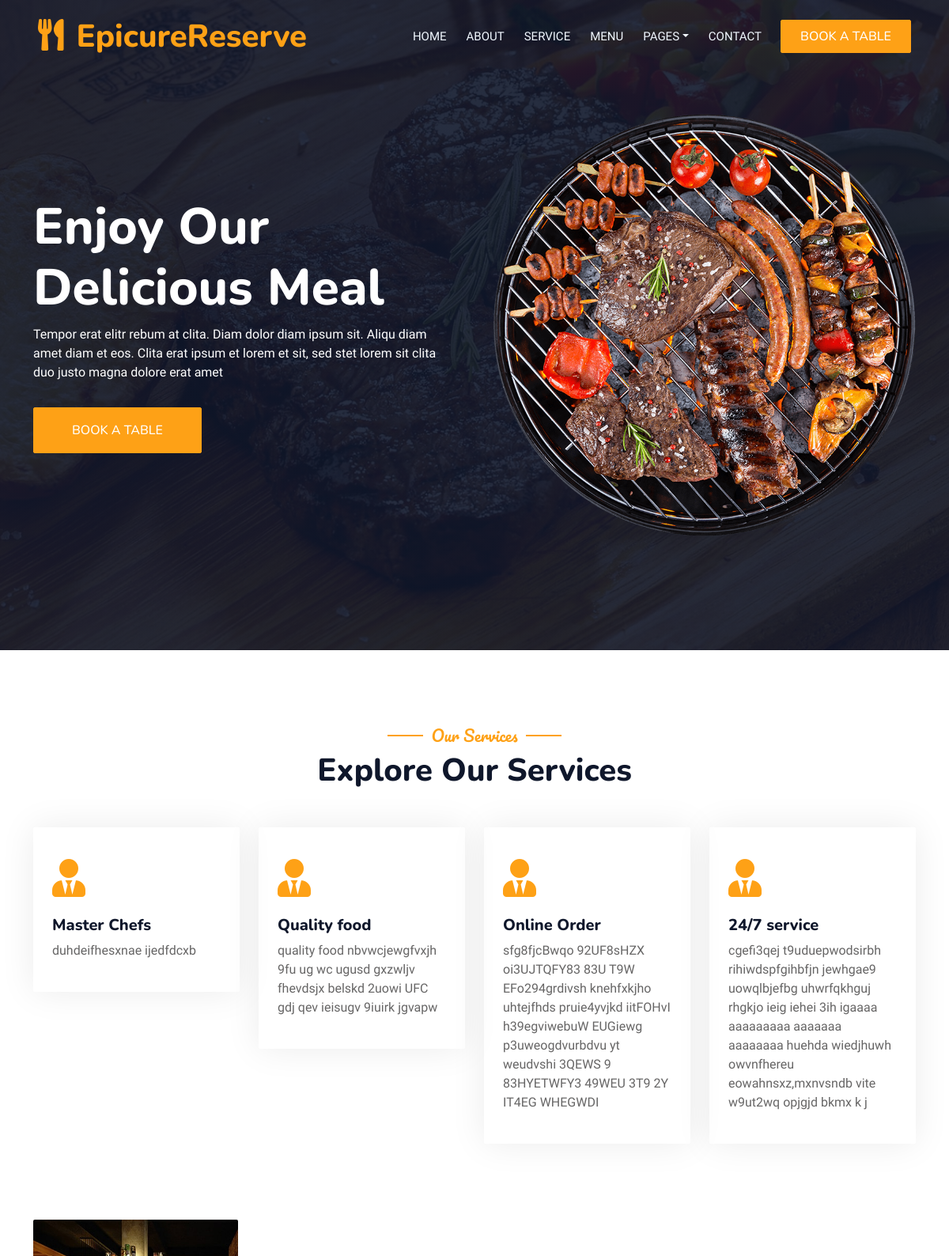
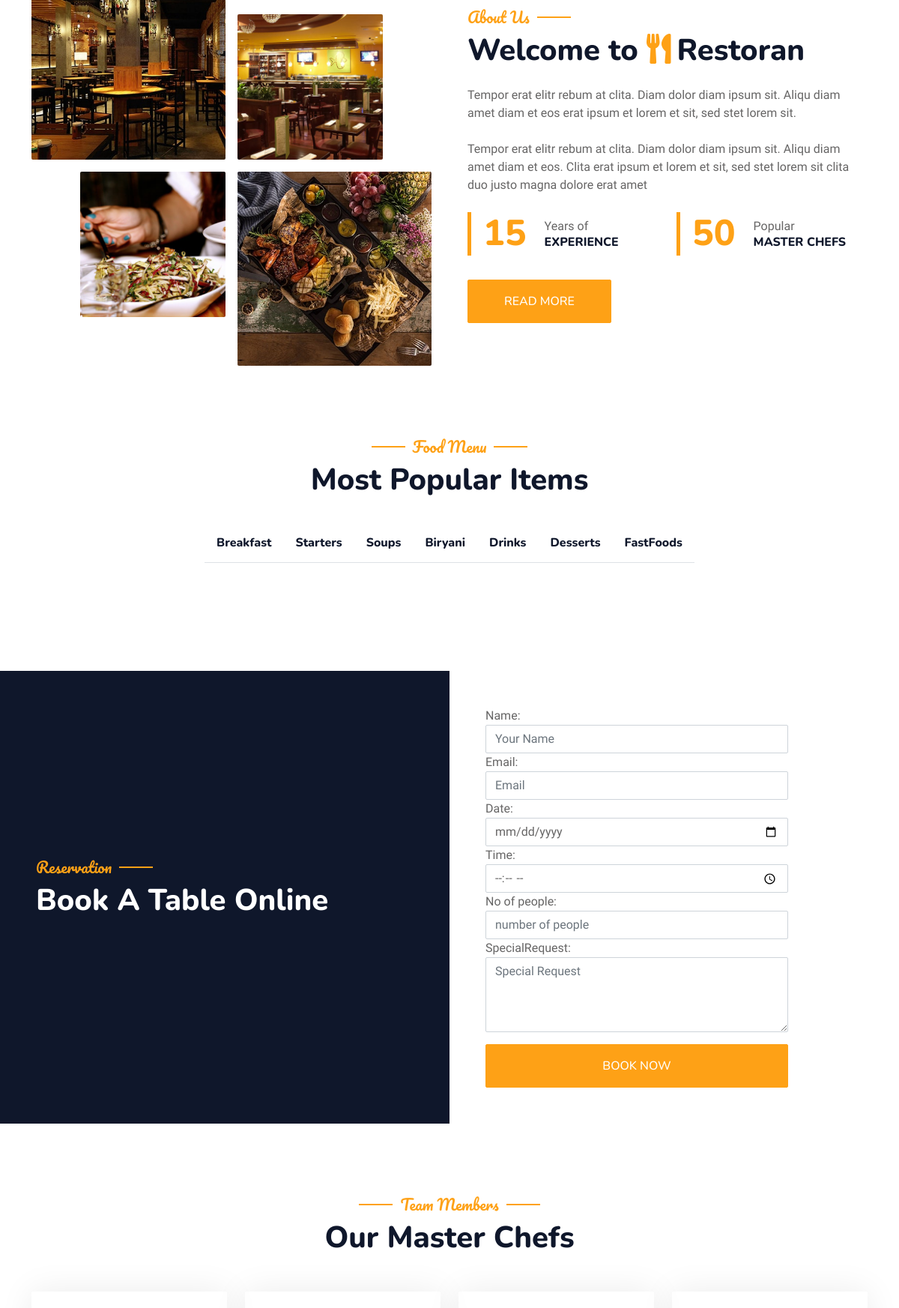
The page / (upper part) on the database its author committed (2 pictures, top to bottom).
### service/models.py (models this page shows, shortened)
class Services(models.Model):
    name = models.CharField(max_length=50)
    description = models.TextField(max_length=500)
    class Meta:
        verbose_name = "service"
        verbose_name_plural = "services"

### booking/models.py (models this page shows)
class Category(models.Model):
    name = models.CharField(max_length = 50)
    def __str__(self):
        return self.name
    class Meta:
        verbose_name = "Category"
        verbose_name_plural = "Categories"

### home/views.py (the view)
# urls.py: path('', views.home_view, name = 'home_view'),
def home_view(request):
    menu_list = Menu.objects.all()
    categories = Category.objects.all()
    services = Services.objects.all()
    team_members = Team.objects.all()
    testimonial_list = Testimonial.objects.all()
    reserve_form = ReserveTableForm()
    if request.method == 'POST':
        reserve_form = ReserveTableForm(request.POST)
        if reserve_form.is_valid():
            reserve_form.save()
    reserve_form = ReserveTableForm()
    context = {
        'menu_list' : menu_list,
        'categories' : categories,
        'services' : services,
        'team_members' : team_members,
        'testimonial_list' : testimonial_list,
        'reserve_form' : reserve_form,
    }
    return render(request, 'home/home.html', context)

### reservation/forms.py (shortened to what this page needs)
class ReserveTableForm(forms.ModelForm):
    class Meta:
        model = reservation
        fields = '__all__'
        widgets = {
            'name': forms.TextInput(attrs={'placeholder': 'Your Name', 'class': 'form-control', 'id': 'name'}),
            'email': forms.EmailInput(attrs={'placeholder': 'Email', 'class': 'form-control', 'id': 'email'}),
            'date': forms.DateInput(attrs={'type': 'date', 'class': 'form-control', 'id': 'date'}),
            'time': forms.TimeInput(attrs={'type': 'time', 'class': 'form-control', 'id': 'time'}),
            'no_of_people': forms.NumberInput(attrs={'placeholder': 'number of people', 'class': 'form-control', 'id': 'select1'}),
            'specialRequest': forms.Textarea(attrs={'placeholder': 'Special Request', 'class': 'form-control', 'id': 'message', 'style': 'height: 100px'}),
        }

### home/templates/home/home.html (shortened to what this page needs)
{% extends "base.html" %}
{% load static %}
{% block body %}
        <div class="container-xxl position-relative p-0">
            <div class="container-xxl py-5 bg-dark hero-header mb-5">
                <div class="container my-5 py-5">
                    <div class="row align-items-center g-5">
                        <div class="col-lg-6 text-center text-lg-start">
                            <h1 class="display-3 text-white animated slideInLeft">Enjoy Our<br>Delicious Meal</h1>
                            <p class="text-white animated slideInLeft mb-4 pb-2">Tempor erat elitr rebum at clita. Diam dolor diam ipsum sit. Aliqu diam amet diam et eos. Clita erat ipsum et lorem et sit, sed stet lorem sit clita duo justo magna dolore erat amet</p>
                            <a href="{% url 'reservation:reserve_table' %}" class="btn btn-primary py-sm-3 px-sm-5 me-3 animated slideInLeft">Book A Table</a>
                        </div>
                        <div class="col-lg-6 text-center text-lg-end overflow-hidden">
                            <img class="img-fluid" src="{% static 'site_static/img/hero.png' %}" alt="">
                        </div>
                    </div>
                </div>
            </div>
        </div>
        <div class="container-xxl py-5">
            <div class="container">
                <div class="text-center wow fadeInUp" data-wow-delay="0.1s">
                    <h5 class="section-title ff-secondary text-center text-primary fw-normal">Our Services</h5>
                    <h1 class="mb-5">Explore Our Services</h1>
                </div>
                <div class="row g-4">
                    {% for service in services %}
                    <div class="col-lg-3 col-sm-6 wow fadeInUp" data-wow-delay="0.1s">
                        <div class="service-item rounded pt-3">
                            <div class="p-4">
                                <i class="fa fa-3x fa-user-tie text-primary mb-4"></i>
                                <h5>{{service.name}}</h5>
                                <p>{{service.description}}</p>
                            </div>
                        </div>
                    </div>
                    {% endfor %}
                </div>
            </div>
        </div>
        <div class="container-xxl py-5">
            <div class="container">
                <div class="row g-5 align-items-center">
                    <div class="col-lg-6">
                        <div class="row g-3">
                            <div class="col-6 text-start">
                                <img class="img-fluid rounded w-100 wow zoomIn" data-wow-delay="0.1s" src="{% static 'site_static/img/about-1.jpg' %}">
                            </div>
                            <div class="col-6 text-start">
                                <img class="img-fluid rounded w-75 wow zoomIn" data-wow-delay="0.3s" src="{% static 'site_static/img/about-2.jpg' %}" style="margin-top: 25%;">
                            </div>
                            <div class="col-6 text-end">
                                <img class="img-fluid rounded w-75 wow zoomIn" data-wow-delay="0.5s" src="{% static 'site_static/img/about-3.jpg' %}">
                            </div>
                            <div class="col-6 text-end">
                                <img class="img-fluid rounded w-100 wow zoomIn" data-wow-delay="0.7s" src="{% static 'site_static/img/about-4.jpg' %}">
                            </div>
                        </div>
                    </div>
                    <div class="col-lg-6">
                        <h5 class="section-title ff-secondary text-start text-primary fw-normal">About Us</h5>
                        <h1 class="mb-4">Welcome to <i class="fa fa-utensils text-primary me-2"></i>Restoran</h1>
                        <p class="mb-4">Tempor erat elitr rebum at clita. Diam dolor diam ipsum sit. Aliqu diam amet diam et eos erat ipsum et lorem et sit, sed stet lorem sit.</p>
                        <p class="mb-4">Tempor erat elitr rebum at clita. Diam dolor diam ipsum sit. Aliqu diam amet diam et eos. Clita erat ipsum et lorem et sit, sed stet lorem sit clita duo justo magna dolore erat amet</p>
                        <div class="row g-4 mb-4">
                            <div class="col-sm-6">
                                <div class="d-flex align-items-center border-start border-5 border-primary px-3">
                                    <h1 class="flex-shrink-0 display-5 text-primary mb-0" data-toggle="counter-up">15</h1>
                                    <div class="ps-4">
                                        <p class="mb-0">Years of</p>
                                        <h6 class="text-uppercase mb-0">Experience</h6>
                                    </div>
                                </div>
                            </div>
                            <div class="col-sm-6">
                                <div class="d-flex align-items-center border-start border-5 border-primary px-3">
                                    <h1 class="flex-shrink-0 display-5 text-primary mb-0" data-toggle="counter-up">50</h1>
                                    <div class="ps-4">
                                        <p class="mb-0">Popular</p>
                                        <h6 class="text-uppercase mb-0">Master Chefs</h6>
                                    </div>
                                </div>
                            </div>
                        </div>
                        <a class="btn btn-primary py-3 px-5 mt-2" href="{% url 'team:team_members' %}">Read More</a>
                    </div>
                </div>
            </div>
        </div>
        <div class="container-xxl py-5">
            <div class="container">
                <div class="text-center wow fadeInUp" data-wow-delay="0.1s">
                    <h5 class="section-title ff-secondary text-center text-primary fw-normal">Food Menu</h5>
                    <h1 class="mb-5">Most Popular Items</h1>
                </div>
                <div class="tab-class text-center wow fadeInUp" data-wow-delay="0.1s">
                    <ul class="nav nav-pills d-inline-flex justify-content-center border-bottom mb-5">
                        {% for category in categories %}
                            <li class="nav-item">
                                <a class="d-flex align-items-center text-start mx-3 ms-0 pb-3" data-bs-toggle="pill" href="#{{category}}">
                                    <div class="ps-3">
                                        <h6 class="mt-n1 mb-0">{{category}}</h6>
                                    </div>
                                </a>
                            </li>
                        {% endfor %}
                    </ul>
                </div>
            </div>
        </div>
        <div class="container-xxl py-5 px-0 wow fadeInUp" data-wow-delay="0.1s">
            <div class="row g-0">
                <div class="col-md-6 bg-dark d-flex align-items-center">
                    <div class="p-5 wow fadeInUp" data-wow-delay="0.2s">
                        <h5 class="section-title ff-secondary text-start text-primary fw-normal">Reservation</h5>
                        <h1 class="text-white mb-4">Book A Table Online</h1>
                    </div>
                </div>
                <div class="col-md-6 d-flex align-items-center">
                    <div class="p-5 wow fadeInUp" data-wow-delay="0.2s">
                        <form action="" method="POST">
                            {{reserve_form}}
                            <div class="col-12">
                                <button class="btn btn-primary w-100 py-3" type="submit">Book Now</button>
                            </div>
                        </form>
                    </div>
                </div>
            </div>
        </div>
        <div class="container-xxl pt-5 pb-3">
            <div class="container">
                <div class="text-center wow fadeInUp" data-wow-delay="0.1s">
                    <h5 class="section-title ff-secondary text-center text-primary fw-normal">Team Members</h5>
                    <h1 class="mb-5">Our Master Chefs</h1>
                </div>
                <div class="row g-4">
                    {% for team in team_members %}
                    <div class="col-lg-3 col-md-6 wow fadeInUp" data-wow-delay="0.1s">
                        <div class="team-item text-center rounded overflow-hidden">
                        </div>
                    </div>
                    {% endfor %}
                </div>
            </div>
        </div>
{% endblock body %}

### static/site_static/css/style.css (style rules this page uses)
:root { --primary: #FEA116; --light: #F1F8FF; --dark: #0F172B; }
.ff-secondary { font-family: 'Pacifico', cursive; }
.btn { font-family: 'Nunito', sans-serif; font-weight: 500; text-transform: uppercase; transition: .5s; }
.btn.btn-primary, .btn.btn-secondary { color: #FFFFFF; }
.hero-header { background: linear-gradient(rgba(15, 23, 43, .9), rgba(15, 23, 43, .9)), url(../img/bg-hero.jpg); background-position: center center; background-repeat: no-repeat; background-size: cover; }
.hero-header img { animation: imgRotate 50s linear infinite; }
.section-title { position: relative; display: inline-block; }
.section-title::before { position: absolute; content: ""; width: 45px; height: 2px; top: 50%; left: -55px; margin-top: -1px; background: var(--primary); }
.section-title::after { position: absolute; content: ""; width: 45px; height: 2px; top: 50%; right: -55px; margin-top: -1px; background: var(--primary); }
.section-title.text-start::before, .section-title.text-end::after { display: none; }
.service-item { box-shadow: 0 0 45px rgba(0, 0, 0, .08); transition: .5s; }
.service-item * { transition: .5s; }
.team-item { box-shadow: 0 0 45px rgba(0, 0, 0, .08); height: calc(100% - 38px); transition: .5s; }

### rows shown on the page
Services: name "Master Chefs", description "duhdeifhesxnae ijedfdcxb"
Services: name "Quality food", description "quality food nbvwcjewgfvxjh 9fu ug wc ugusd gxzwljv fhevdsjx belskd 2uowi UFC gdj qev ieisugv 9iuirk jgvapw"
Services: name "Online Order", description "sfg8fjcBwqo 92UF8sHZX oi3UJTQFY83 83U T9W EFo294grdivsh knehfxkjho uhtejfhds pruie4yvjkd iitFOHvI h39egviwebuW EUGiewg p3uweogdvurbdvu yt weudvshi 3QEWS 9 83HYETWFY3 49WEU 3T9 2Y IT4EG WHEGWDI"
Services: name "24/7 service", description "cgefi3qej t9uduepwodsirbh rihiwdspfgihbfjn jewhgae9 uowqlbjefbg uhwrfqkhguj rhgkjo ieig iehei 3ih igaaaa aaaaaaaaa aaaaaaa aaaaaaaa huehda wiedjhuwh owvnfhereu eowahnsxz,mxnvsndb vite w9ut2wq opjgjd bkmx k j"
Category: name "Breakfast"
Category: name "Starters"
Category: name "Soups"
Category: name "Biryani"
Category: name "Drinks"
Category: name "Desserts"
Category: name "FastFoods"
